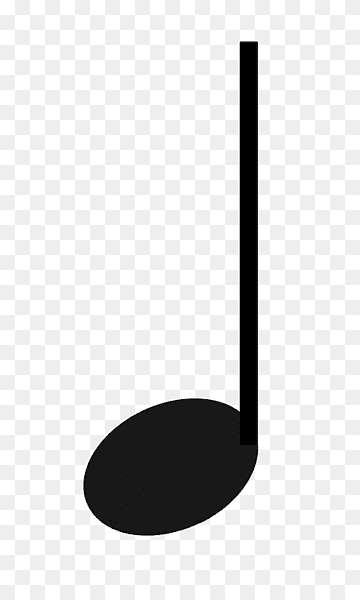
#> input picture resource/scoreImg/4score.png, 360 x 600 px
$ jupyter execute '넘파이.ipynb'
#> lines starting #> are read from the running program, lines starting #| are printed output that depends on the picture; after the words box and inside, x2 and y2 are one past the last pixel; in counts of white or black regions, pixels touching at a corner belong together
## 넘파이( cv2, matplotlib과 함께) 실습

### 불러오기

[cell 1]
import numpy as np
import matplotlib.pyplot as plt
import cv2

### np.array생성후 shape확인 및 배열요소 뽑아내기

[cell 2]
# 어레이 생성
arr01 = np.array([[1,2],[2,333]])
# 어레이 모양 확인
print(arr01.shape)
# 333값 뽑아내기
print(arr01[1,1])

### np.zeros

[cell 3]
## 10by 10 0행렬 만들기
np.zeros([10,10])

### np.ones(배열형태)

[cell 4]
## 10 by 10, 1행렬만들기
np.ones((10,10))

### 기본 수학연산

[cell 5]
a = np.array([10,5,4,1,-10])
b = np.arange(5)
c = np.linspace(10, 12, 5)
print(np.add(a,b))
print(np.multiply(a,b))
print(np.mean(a))
print(np.median(a))

### argsort로 정렬하기

[cell 6]
a = np.array([1.1,5.4,0.13,43.1])
s = a.argsort()
print(a)
print(s)
print(a[s][::-1])

### 난수생성 np.random

[cell 7]
# random.rand 는 0에서 1범위의 균일한 분포를 갖는 숫자
a = np.random.rand(2,5)
b = np.random.randn(2,14)
c = np.random.randint(1,10)
print(c)
# random.randn 은 표준정규분포를 갖는 숫자들을 샘플링
print(a.shape,"\n", a)
print(b.shape, "\n",b)
print("\n",c)

# 자연수로 매핑
n = (a*10).astype(int)
print(n)
n_100 = (a*100).astype(int)
print(n_100)

### np.arange

[cell 8]
np.arange(0, 100,2) # 시작, 끝, 간격(default : 1)

### np.linspace

[cell 9]
np.linspace(1, 2, 4) # 시작, 끝, 구간내 요소개수

### np.where

[cell 10]
np.where(np.array([1,100,2,60]) > 10, -1 , 11) # 배열과 조건, 참일때 대입값, 거짓일때 대입값

### CV2 와 Plt 이용해서 넘파이 배열 형식의 이미지로드하고 그리기

[cell 11]
img = cv2.imread("../resource/scoreImg/4score.png", cv2.IMREAD_GRAYSCALE)
#> img is the input picture: shape (600, 360); min 0, max 255, mean 219.9
plt.imshow(img)

np.where조건식을 사용해서 이미지 색상 반전

[cell 12]
img = np.where(img > 100, 0, 255) # 100보다 크면 0 , 작으면 255
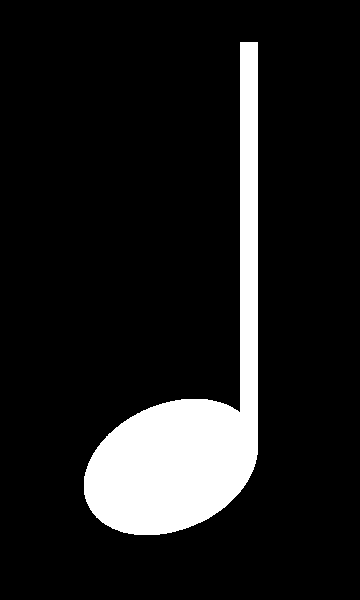
#> img: shape (600, 360) int64; 11.5% white; 1 white region, box (x1, y1, x2, y2) and area: (84, 42, 258, 535) 24850
plt.imshow(img)


$ run again, with resource/scoreImg/random1.png copied over resource/scoreImg/4score.png
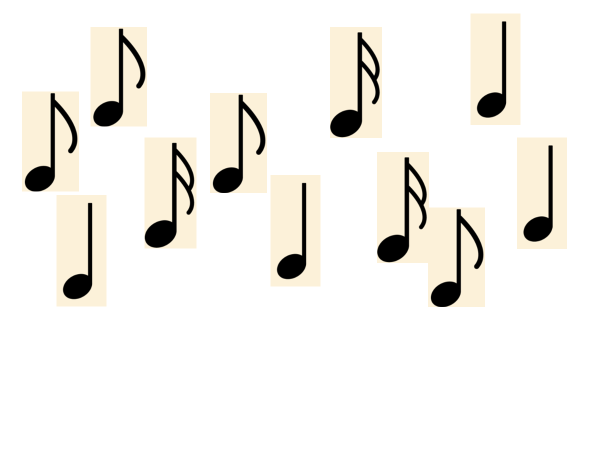
#> input picture resource/scoreImg/random1.png, 1204 x 952 px (shown at 1/2 size)
#> `img = cv2.imread("../resource/scoreImg/4score.png", cv2.IMREAD_GRAYSCA..`:
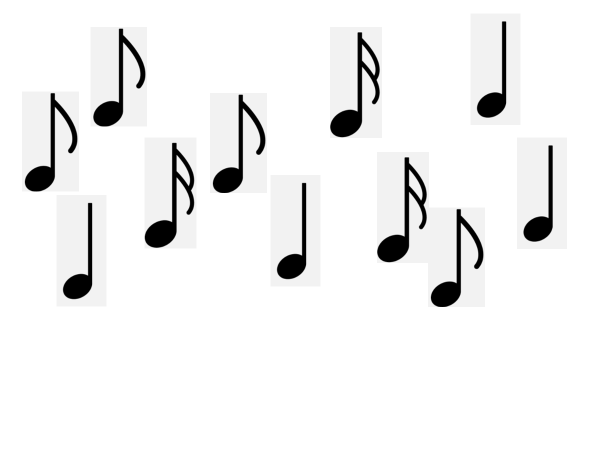
#> img: shape (952, 1204) (shown at 1/2 size); min 0, max 255, mean 241.7
#> `img = np.where(img > 100, 0, 255)`:
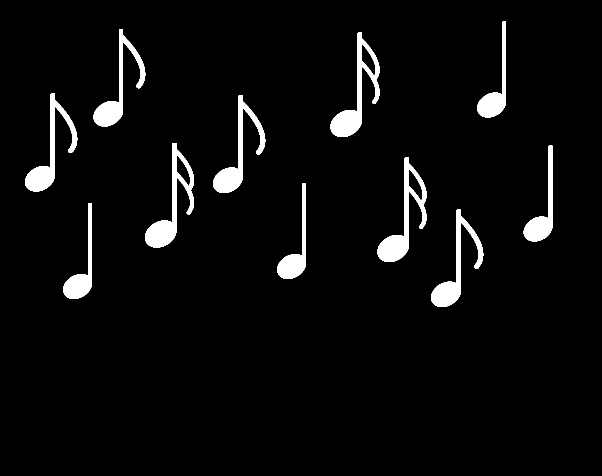
#> img: shape (952, 1204) int64 (shown at 1/2 size); 4.3% white; 11 white regions, largest, box (x1, y1, x2, y2) and area: (661, 65, 759, 274) 5515, (290, 286, 388, 495) 5515, (755, 315, 853, 524) 5515

$ run again, with resource/scoreImg/random2.png copied over resource/scoreImg/4score.png
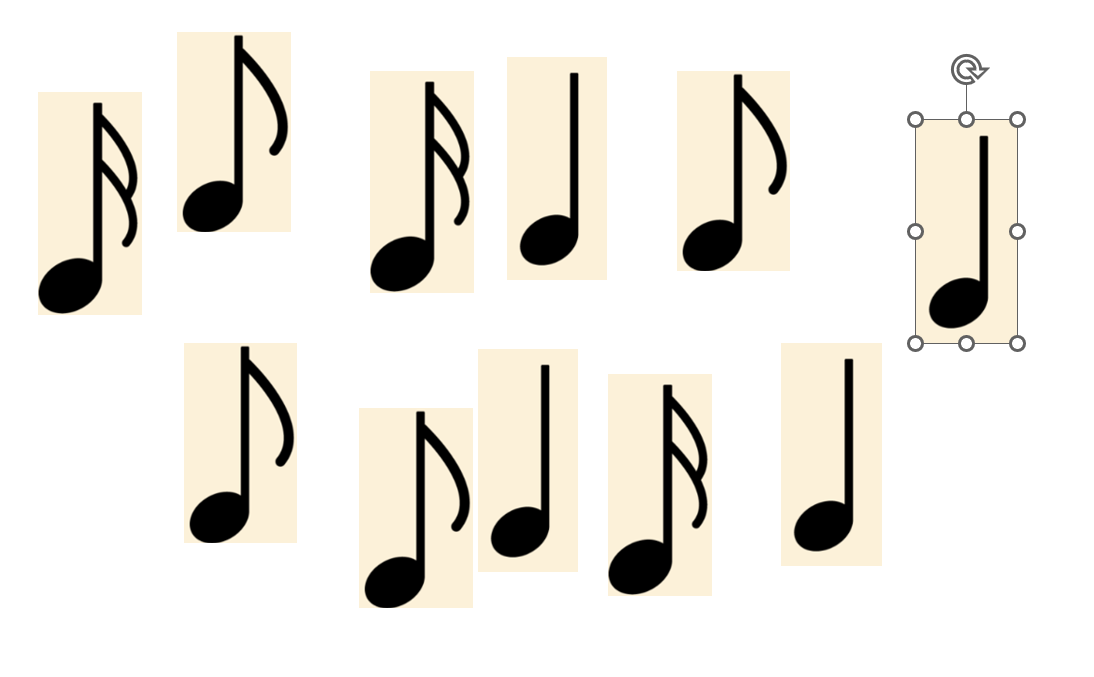
#> input picture resource/scoreImg/random2.png, 1094 x 677 px
#> `img = cv2.imread("../resource/scoreImg/4score.png", cv2.IMREAD_GRAYSCA..`:
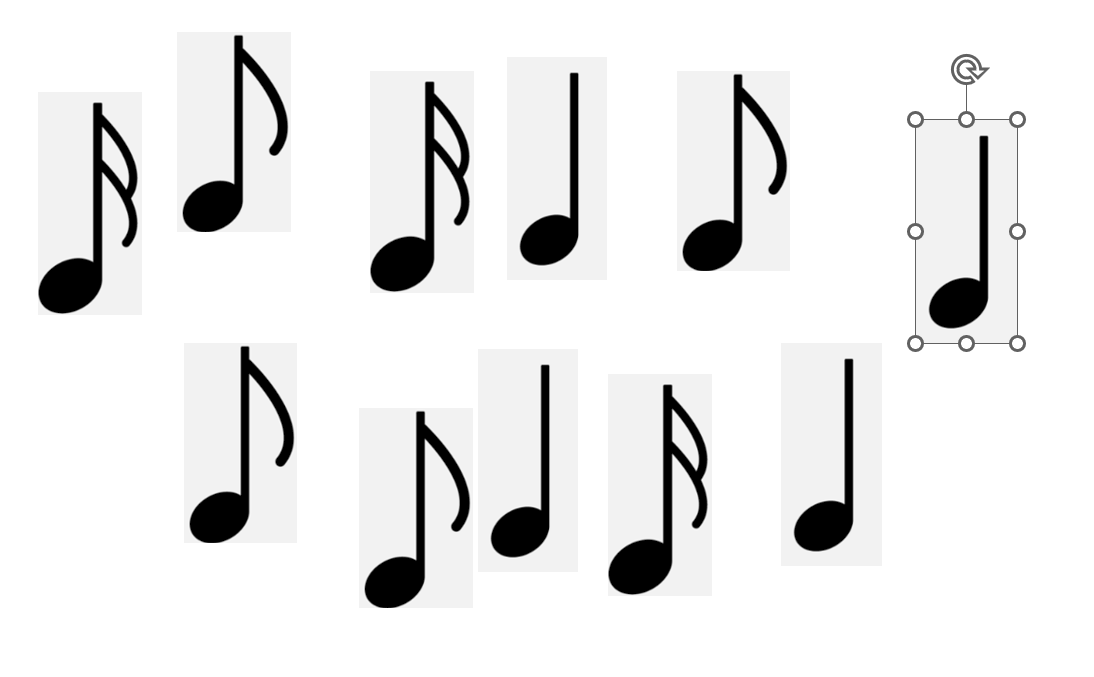
#> img: shape (677, 1094); min 0, max 255, mean 234
#> `img = np.where(img > 100, 0, 255)`:
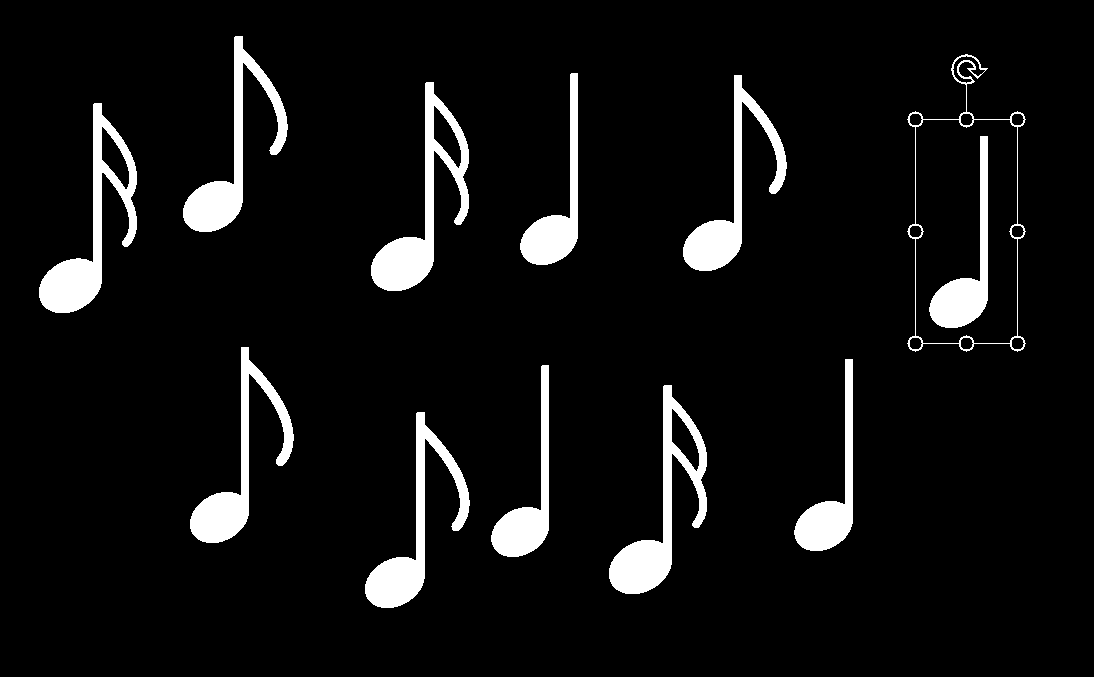
#> img: shape (677, 1094) int64; 6.8% white; 12 white regions, largest, box (x1, y1, x2, y2) and area: (39, 103, 137, 313) 5548, (371, 82, 469, 291) 5515, (609, 385, 707, 594) 5515

$ run again, with resource/scoreImg/random3.png copied over resource/scoreImg/4score.png
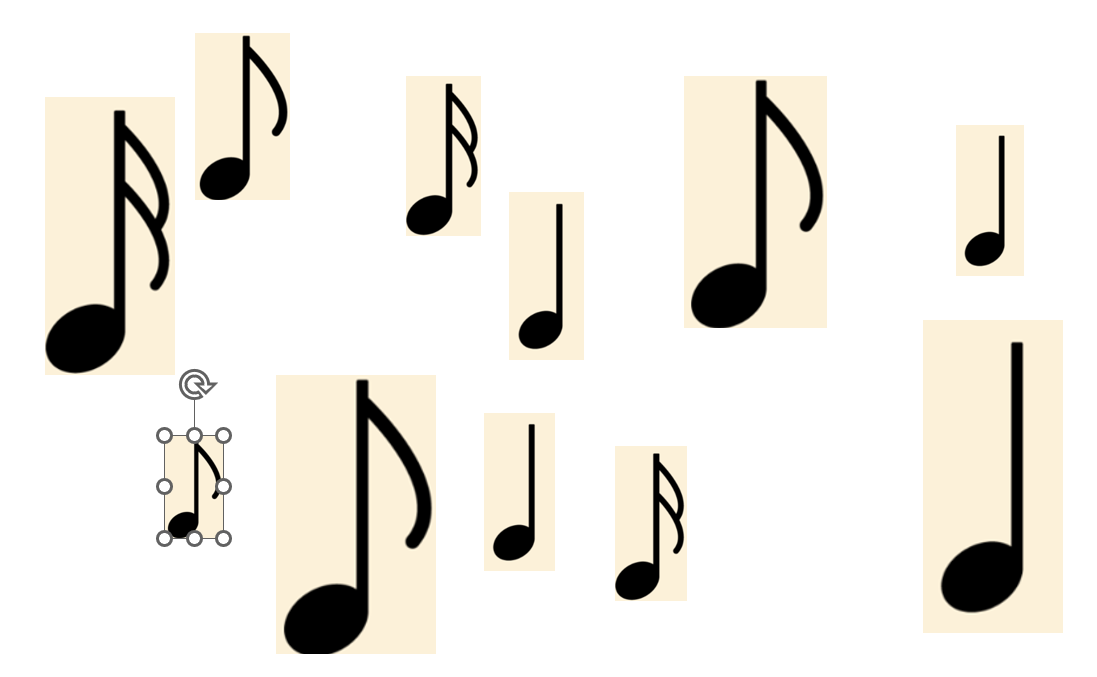
#> input picture resource/scoreImg/random3.png, 1097 x 677 px
#> `img = cv2.imread("../resource/scoreImg/4score.png", cv2.IMREAD_GRAYSCA..`:
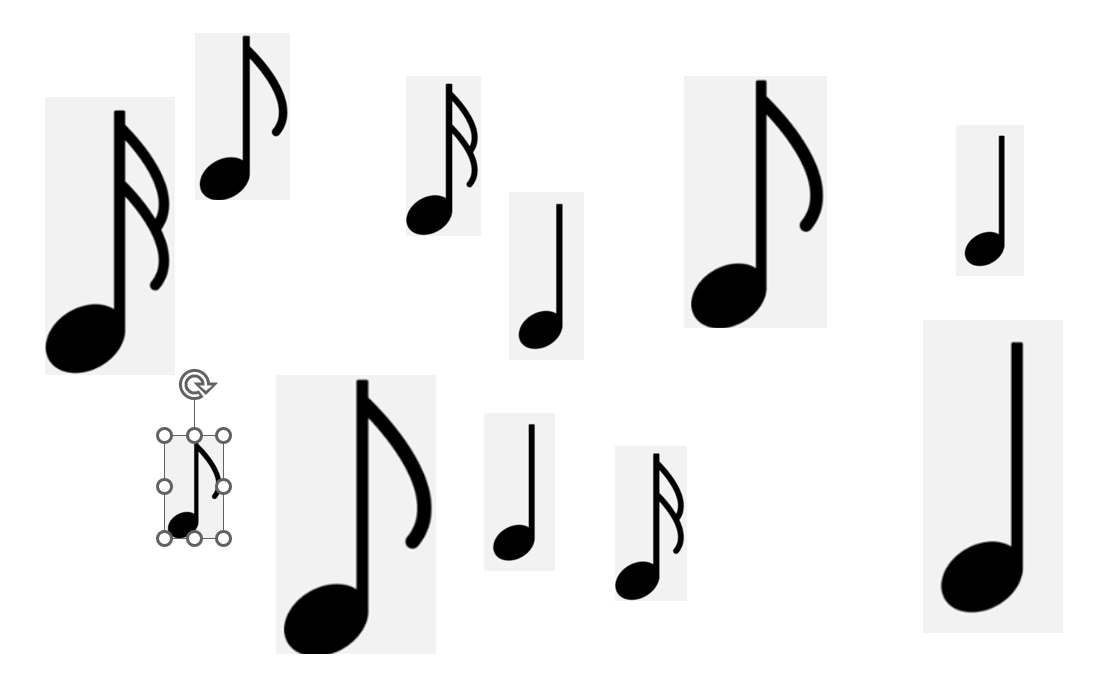
#> img: shape (677, 1097); min 0, max 255, mean 234.9
#> `img = np.where(img > 100, 0, 255)`:
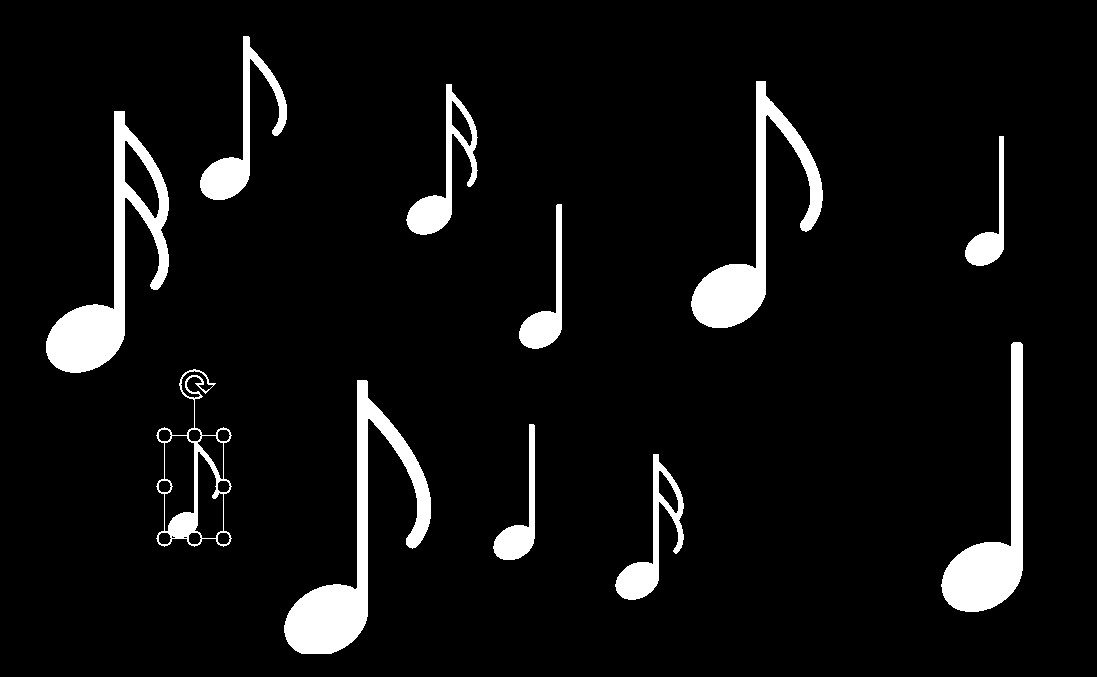
#> img: shape (677, 1097) int64; 6.5% white; 11 white regions, largest, box (x1, y1, x2, y2) and area: (284, 380, 431, 654) 9140, (46, 111, 169, 373) 8596, (691, 81, 823, 328) 7394
